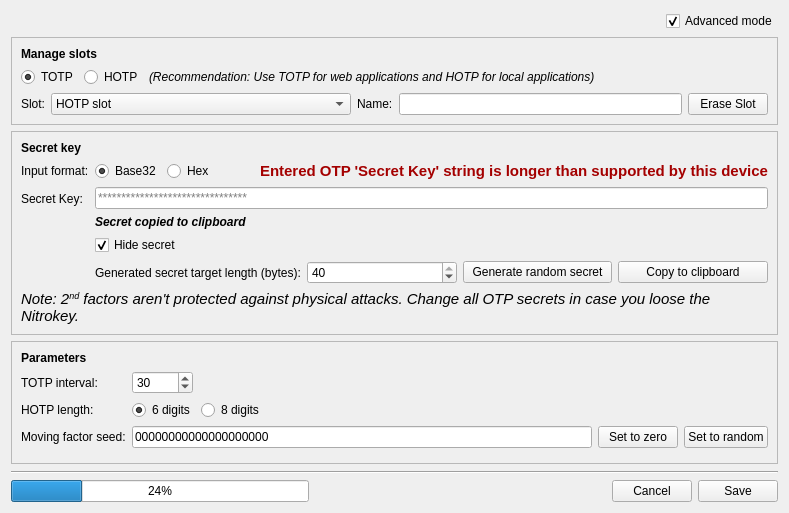
      <widget class="QWidget" name="tab">
       <attribute name="title">
        <string>OTP Slot Configuration</string>
       </attribute>
       <layout class="QVBoxLayout" name="verticalLayout_16">
        <item alignment="Qt::AlignRight">
         <widget class="QCheckBox" name="checkBox_2">
          <property name="text">
           <string>Advanced mode</string>
          </property>
          <property name="checked">
           <bool>true</bool>
          </property>
         </widget>
        </item>
        <item>
         <widget class="QFrame" name="frame_8">
          <property name="autoFillBackground">
           <bool>false</bool>
          </property>
          <property name="frameShape">
           <enum>QFrame::StyledPanel</enum>
          </property>
          <property name="frameShadow">
           <enum>QFrame::Sunken</enum>
          </property>
          <layout class="QVBoxLayout" name="verticalLayout_11">
           <item>
            <widget class="QLabel" name="label_24">
             <property name="font">
              <font>
               <weight>75</weight>
               <bold>true</bold>
              </font>
             </property>
             <property name="text">
              <string>Manage slots</string>
             </property>
            </widget>
           </item>
           <item>
            <layout class="QHBoxLayout" name="horizontalLayout_14">
             <item>
              <widget class="QRadioButton" name="radioButton_2">
               <property name="accessibleName">
                <string>Select slot type: TOTP</string>
               </property>
               <property name="accessibleDescription">
                <string>(Recommendation: Use TOTP for web applications and HOTP for local applications)</string>
               </property>
               <property name="text">
                <string>TOTP</string>
               </property>
               <property name="checked">
                <bool>true</bool>
               </property>
              </widget>
             </item>
             <item>
              <widget class="QRadioButton" name="radioButton">
               <property name="accessibleName">
                <string>Select slot type: HOTP</string>
               </property>
               <property name="accessibleDescription">
                <string>(Recommendation: Use TOTP for web applications and HOTP for local applications)</string>
               </property>
               <property name="text">
                <string>HOTP</string>
               </property>
              </widget>
             </item>
             <item>
              <widget class="QLabel" name="label_25">
               <property name="font">
                <font>
                 <italic>true</italic>
                </font>
               </property>
               <property name="text">
                <string>(Recommendation: Use TOTP for web applications and HOTP for local applications)</string>
               </property>
              </widget>
             </item>
             <item>
              <spacer name="horizontalSpacer_14">
               <property name="orientation">
                <enum>Qt::Horizontal</enum>
               </property>
               <property name="sizeHint" stdset="0">
                <size>
                 <width>40</width>
                 <height>20</height>
                </size>
               </property>
              </spacer>
             </item>
            </layout>
           </item>
           <item>
            <layout class="QHBoxLayout" name="horizontalLayout_9">
             <item>
              <widget class="QLabel" name="label">
               <property name="text">
                <string>Slot:</string>
               </property>
              </widget>
             </item>
             <item>
              <widget class="QComboBox" name="slotComboBox">
               <property name="minimumSize">
                <size>
                 <width>300</width>
                 <height>0</height>
                </size>
               </property>
               <property name="accessibleName">
                <string>Select OTP slot number</string>
               </property>
               <property name="currentText">
                <string notr="true">HOTP slot</string>
               </property>
               <property name="currentIndex">
                <number>0</number>
               </property>
               <item>
                <property name="text">
                 <string notr="true">HOTP slot</string>
                </property>
               </item>
              </widget>
             </item>
             <item>
              <widget class="QLabel" name="label_2">
               <property name="text">
                <string>Name:</string>
               </property>
              </widget>
             </item>
             <item>
              <widget class="QLineEdit" name="nameEdit">
               <property name="accessibleName">
                <string>Slot name</string>
               </property>
               <property name="inputMask">
                <string/>
               </property>
               <property name="maxLength">
                <number>15</number>
               </property>
              </widget>
             </item>
             <item>
              <widget class="QPushButton" name="eraseButton">
               <property name="text">
                <string>Erase Slot</string>
               </property>
              </widget>
             </item>
            </layout>
           </item>
          </layout>
         </widget>
        </item>
        <item>
         <widget class="QFrame" name="frame">
          <property name="autoFillBackground">
           <bool>false</bool>
          </property>
          <property name="frameShape">
           <enum>QFrame::StyledPanel</enum>
          </property>
          <property name="frameShadow">
           <enum>QFrame::Sunken</enum>
          </property>
          <layout class="QVBoxLayout" name="verticalLayout_7">
           <item>
            <widget class="QLabel" name="label_21">
             <property name="font">
              <font>
               <weight>75</weight>
               <bold>true</bold>
              </font>
             </property>
             <property name="text">
              <string>Secret key</string>
             </property>
            </widget>
           </item>
           <item>
            <layout class="QFormLayout" name="formLayout_4">
             <property name="fieldGrowthPolicy">
              <enum>QFormLayout::AllNonFixedFieldsGrow</enum>
             </property>
             <item row="1" column="0">
              <widget class="QLabel" name="label_4">
               <property name="text">
                <string>Input format:</string>
               </property>
              </widget>
             </item>
             <item row="1" column="1">
              <layout class="QHBoxLayout" name="horizontalLayout_6">
               <item>
                <widget class="QRadioButton" name="base32RadioButton">
                 <property name="toolTip">
                  <string>Example: &quot;ZR3M5I...&quot;</string>
                 </property>
                 <property name="accessibleName">
                  <string>Secret input format: base32</string>
                 </property>
                 <property name="text">
                  <string>Base32</string>
                 </property>
                 <property name="checkable">
                  <bool>true</bool>
                 </property>
                 <property name="checked">
                  <bool>true</bool>
                 </property>
                </widget>
               </item>
               <item>
                <widget class="QRadioButton" name="hexRadioButton">
                 <property name="toolTip">
                  <string>Example: &quot;A3911C05...&quot; (remove any 0x prefix)</string>
                 </property>
                 <property name="accessibleName">
                  <string>Secret input format: hex</string>
                 </property>
                 <property name="text">
                  <string>Hex</string>
                 </property>
                 <property name="checked">
                  <bool>false</bool>
                 </property>
                </widget>
               </item>
               <item>
                <spacer name="horizontalSpacer_2">
                 <property name="orientation">
                  <enum>Qt::Horizontal</enum>
                 </property>
                 <property name="sizeHint" stdset="0">
                  <size>
                   <width>40</width>
                   <height>20</height>
                  </size>
                 </property>
                </spacer>
               </item>
               <item>
                <widget class="QLabel" name="l_supportedLength">
                 <property name="font">
                  <font>
                   <pointsize>11</pointsize>
                  </font>
                 </property>
                 <property name="accessibleName">
                  <string>Entered OTP 'Secret Key' string is longer than supported by this device</string>
                 </property>
                 <property name="accessibleDescription">
                  <string>Label shown when the OTP secret key is too long</string>
                 </property>
                 <property name="text">
                  <string extracomment="Label shown when the OTP secret key is too long">&lt;html&gt;&lt;head/&gt;&lt;body&gt;&lt;p&gt;&lt;span style=&quot; font-weight:600; color:#a40000;&quot;&gt;Entered OTP 'Secret Key' string is longer than supported by this device&lt;/span&gt;&lt;/p&gt;&lt;/body&gt;&lt;/html&gt;</string>
                 </property>
                </widget>
               </item>
              </layout>
             </item>
             <item row="2" column="0">
              <widget class="QLabel" name="label_3">
               <property name="toolTip">
                <string>&lt;html&gt;&lt;head/&gt;&lt;body&gt;&lt;p&gt;The secret is provided by your service provider you may want to login or can be configured in your local application which you may want to login to.&lt;/p&gt;&lt;/body&gt;&lt;/html&gt;</string>
               </property>
               <property name="text">
                <string>Secret Key:</string>
               </property>
              </widget>
             </item>
             <item row="2" column="1">
              <layout class="QVBoxLayout" name="verticalLayout_6">
               <item>
                <widget class="QLineEdit" name="secretEdit">
                 <property name="toolTip">
                  <string>The secret is provided by your service provider you may want to login or can be configured in your local application which you may want to login to.</string>
                 </property>
                 <property name="accessibleName">
                  <string>OTP secret key</string>
                 </property>
                 <property name="accessibleDescription">
                  <string>Note: 2nd factors aren't protected against physical attacks. Change all OTP secrets in case you loose the Nitrokey.</string>
                 </property>
                 <property name="inputMask">
                  <string/>
                 </property>
                 <property name="text">
                  <string/>
                 </property>
                 <property name="maxLength">
                  <number>200</number>
                 </property>
                 <property name="echoMode">
                  <enum>QLineEdit::PasswordEchoOnEdit</enum>
                 </property>
                 <property name="placeholderText">
                  <string>********************************</string>
                 </property>
                 <property name="clearButtonEnabled">
                  <bool>false</bool>
                 </property>
                </widget>
               </item>
               <item>
                <widget class="QLabel" name="labelNotify">
                 <property name="font">
                  <font>
                   <pointsize>9</pointsize>
                   <weight>75</weight>
                   <italic>true</italic>
                   <bold>true</bold>
                  </font>
                 </property>
                 <property name="text">
                  <string>Secret copied to clipboard</string>
                 </property>
                </widget>
               </item>
               <item>
                <layout class="QHBoxLayout" name="horizontalLayout_4">
                 <item>
                  <widget class="QCheckBox" name="checkBox">
                   <property name="enabled">
                    <bool>true</bool>
                   </property>
                   <property name="toolTip">
                    <string>&lt;html&gt;&lt;head/&gt;&lt;body&gt;&lt;p&gt;Hide or show the secret.&lt;/p&gt;&lt;/body&gt;&lt;/html&gt;</string>
                   </property>
                   <property name="text">
                    <string>Hide secret</string>
                   </property>
                   <property name="checked">
                    <bool>true</bool>
                   </property>
                  </widget>
                 </item>
                 <item>
                  <spacer name="horizontalSpacer_13">
                   <property name="orientation">
                    <enum>Qt::Horizontal</enum>
                   </property>
                   <property name="sizeHint" stdset="0">
                    <size>
                     <width>40</width>
                     <height>20</height>
                    </size>
                   </property>
                  </spacer>
                 </item>
                </layout>
               </item>
               <item>
                <layout class="QHBoxLayout" name="horizontalLayout_3">
                 <item>
                  <widget class="QLabel" name="label_7">
                   <property name="text">
                    <string>Generated secret target length (bytes):</string>
                   </property>
                  </widget>
                 </item>
                 <item>
                  <widget class="QSpinBox" name="secret_key_generated_len">
                   <property name="accessibleName">
                    <string>TOTP interval value</string>
                   </property>
                   <property name="minimum">
                    <number>10</number>
                   </property>
                   <property name="maximum">
                    <number>40</number>
                   </property>
                   <property name="value">
                    <number>40</number>
                   </property>
                  </widget>
                 </item>
                 <item>
                  <widget class="QPushButton" name="randomSecretButton">
                   <property name="toolTip">
                    <string>After generating a random secret, you would need to copy it into your application or service where you want to login to.</string>
                   </property>
                   <property name="accessibleDescription">
                    <string/>
                   </property>
                   <property name="text">
                    <string>Generate random secret</string>
                   </property>
                  </widget>
                 </item>
                 <item>
                  <widget class="QPushButton" name="btn_copyToClipboard">
                   <property name="toolTip">
                    <string>Copy secret to clipboard</string>
                   </property>
                   <property name="text">
                    <string>Copy to clipboard</string>
                   </property>
                  </widget>
                 </item>
                </layout>
               </item>
              </layout>
             </item>
            </layout>
           </item>
           <item>
            <widget class="QLabel" name="label_26">
             <property name="font">
              <font>
               <pointsize>11</pointsize>
               <italic>true</italic>
              </font>
             </property>
             <property name="text">
              <string>Note: 2&lt;sup&gt;nd&lt;/sup&gt; factors aren't protected against physical attacks. Change all OTP secrets in case you loose the Nitrokey.</string>
             </property>
             <property name="wordWrap">
              <bool>true</bool>
             </property>
            </widget>
           </item>
          </layout>
         </widget>
        </item>
        <item>
         <widget class="QFrame" name="frame_2">
          <property name="autoFillBackground">
           <bool>false</bool>
          </property>
          <property name="frameShape">
           <enum>QFrame::StyledPanel</enum>
          </property>
          <property name="frameShadow">
           <enum>QFrame::Sunken</enum>
          </property>
          <layout class="QVBoxLayout" name="verticalLayout_9">
           <item>
            <widget class="QLabel" name="label_22">
             <property name="font">
              <font>
               <weight>75</weight>
               <bold>true</bold>
              </font>
             </property>
             <property name="text">
              <string>Parameters</string>
             </property>
            </widget>
           </item>
           <item>
            <layout class="QFormLayout" name="formLayout_5">
             <property name="fieldGrowthPolicy">
              <enum>QFormLayout::AllNonFixedFieldsGrow</enum>
             </property>
             <item row="4" column="1">
              <layout class="QVBoxLayout" name="verticalLayout_5">
               <item>
                <layout class="QHBoxLayout" name="horizontalLayout_7">
                 <item>
                  <widget class="QLineEdit" name="counterEdit">
                   <property name="accessibleName">
                    <string>HOTP moving factor seed</string>
                   </property>
                   <property name="inputMask">
                    <string/>
                   </property>
                   <property name="text">
                    <string>00000000000000000000</string>
                   </property>
                   <property name="maxLength">
                    <number>20</number>
                   </property>
                  </widget>
                 </item>
                 <item>
                  <widget class="QPushButton" name="setToZeroButton">
                   <property name="accessibleName">
                    <string>Set HOTP counter to zero</string>
                   </property>
                   <property name="text">
                    <string>Set to zero</string>
                   </property>
                  </widget>
                 </item>
                 <item>
                  <widget class="QPushButton" name="setToRandomButton">
                   <property name="accessibleName">
                    <string>Set HOTP counter to random value</string>
                   </property>
                   <property name="text">
                    <string>Set to random</string>
                   </property>
                  </widget>
                 </item>
                </layout>
               </item>
              </layout>
             </item>
             <item row="5" column="1">
              <spacer name="verticalSpacer_3">
               <property name="orientation">
                <enum>Qt::Vertical</enum>
               </property>
               <property name="sizeHint" stdset="0">
                <size>
                 <width>20</width>
                 <height>0</height>
                </size>
               </property>
              </spacer>
             </item>
             <item row="3" column="1">
              <layout class="QHBoxLayout" name="horizontalLayout_8">
               <item>
                <widget class="QRadioButton" name="digits6radioButton">
                 <property name="accessibleName">
                  <string>OTP code length: 6 digits</string>
                 </property>
                 <property name="text">
                  <string>6 digits</string>
                 </property>
                 <property name="checked">
                  <bool>true</bool>
                 </property>
                </widget>
               </item>
               <item>
                <widget class="QRadioButton" name="digits8radioButton">
                 <property name="accessibleName">
                  <string>OTP code length:  8 digits</string>
                 </property>
                 <property name="text">
                  <string>8 digits</string>
                 </property>
                </widget>
               </item>
               <item>
                <spacer name="horizontalSpacer_6">
                 <property name="orientation">
                  <enum>Qt::Horizontal</enum>
                 </property>
                 <property name="sizeHint" stdset="0">
                  <size>
                   <width>40</width>
                   <height>20</height>
                  </size>
                 </property>
                </spacer>
               </item>
              </layout>
             </item>
             <item row="2" column="1">
              <layout class="QHBoxLayout" name="horizontalLayout_15">
               <item>
                <widget class="QSpinBox" name="intervalSpinBox">
                 <property name="accessibleName">
                  <string>TOTP interval value</string>
                 </property>
                 <property name="minimum">
                  <number>1</number>
                 </property>
                 <property name="maximum">
                  <number>65536</number>
                 </property>
                 <property name="value">
                  <number>30</number>
                 </property>
                </widget>
               </item>
               <item>
                <spacer name="horizontalSpacer_10">
                 <property name="orientation">
                  <enum>Qt::Horizontal</enum>
                 </property>
                 <property name="sizeHint" stdset="0">
                  <size>
                   <width>40</width>
                   <height>0</height>
                  </size>
                 </property>
                </spacer>
               </item>
              </layout>
             </item>
             <item row="4" column="0">
              <widget class="QLabel" name="label_6">
               <property name="text">
                <string>Moving factor seed:</string>
               </property>
              </widget>
             </item>
             <item row="3" column="0">
              <widget class="QLabel" name="label_5">
               <property name="text">
                <string>HOTP length:</string>
               </property>
              </widget>
             </item>
             <item row="2" column="0">
              <widget class="QLabel" name="intervalLabel">
               <property name="text">
                <string>TOTP interval:</string>
               </property>
              </widget>
             </item>
            </layout>
           </item>
          </layout>
         </widget>
        </item>
        <item>
         <spacer name="verticalSpacer">
          <property name="orientation">
           <enum>Qt::Vertical</enum>
          </property>
          <property name="sizeType">
           <enum>QSizePolicy::MinimumExpanding</enum>
          </property>
          <property name="sizeHint" stdset="0">
           <size>
            <width>20</width>
            <height>1</height>
           </size>
          </property>
         </spacer>
        </item>
        <item>
         <widget class="Line" name="line">
          <property name="orientation">
           <enum>Qt::Horizontal</enum>
          </property>
         </widget>
        </item>
        <item>
         <layout class="QHBoxLayout" name="horizontalLayout">
          <item>
           <widget class="QProgressBar" name="progressBar">
            <property name="value">
             <number>24</number>
            </property>
           </widget>
          </item>
          <item>
           <spacer name="horizontalSpacer">
            <property name="orientation">
             <enum>Qt::Horizontal</enum>
            </property>
            <property name="sizeHint" stdset="0">
             <size>
              <width>40</width>
              <height>20</height>
             </size>
            </property>
           </spacer>
          </item>
          <item>
           <widget class="QPushButton" name="cancelButton">
            <property name="toolTip">
             <string/>
            </property>
            <property name="text">
             <string>Cancel</string>
            </property>
           </widget>
          </item>
          <item>
           <widget class="QPushButton" name="writeButton">
            <property name="text">
             <string>Save</string>
            </property>
           </widget>
          </item>
         </layout>
        </item>
       </layout>
      </widget>
